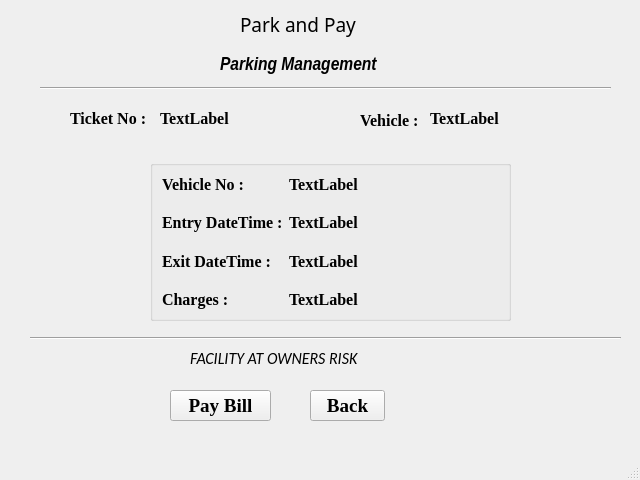
<?xml version="1.0" encoding="UTF-8"?>
<ui version="4.0">
 <class>MainWindow</class>
 <widget class="QMainWindow" name="MainWindow">
  <property name="geometry">
   <rect>
    <x>0</x>
    <y>0</y>
    <width>640</width>
    <height>480</height>
   </rect>
  </property>
  <property name="mouseTracking">
   <bool>false</bool>
  </property>
  <property name="windowTitle">
   <string>MainWindow</string>
  </property>
  <widget class="QWidget" name="centralwidget">
   <widget class="QLabel" name="label">
    <property name="geometry">
     <rect>
      <x>240</x>
      <y>9</y>
      <width>151</width>
      <height>31</height>
     </rect>
    </property>
    <property name="font">
     <font>
      <family>Arial Rounded MT Bold</family>
      <pointsize>14</pointsize>
     </font>
    </property>
    <property name="text">
     <string>Park and Pay</string>
    </property>
   </widget>
   <widget class="QLabel" name="label_2">
    <property name="geometry">
     <rect>
      <x>220</x>
      <y>49</y>
      <width>191</width>
      <height>31</height>
     </rect>
    </property>
    <property name="font">
     <font>
      <family>Arial Narrow</family>
      <pointsize>14</pointsize>
      <weight>75</weight>
      <italic>true</italic>
      <bold>true</bold>
     </font>
    </property>
    <property name="text">
     <string>Parking Management</string>
    </property>
   </widget>
   <widget class="Line" name="line">
    <property name="geometry">
     <rect>
      <x>40</x>
      <y>80</y>
      <width>571</width>
      <height>16</height>
     </rect>
    </property>
    <property name="orientation">
     <enum>Qt::Horizontal</enum>
    </property>
   </widget>
   <widget class="QLabel" name="label_3">
    <property name="geometry">
     <rect>
      <x>70</x>
      <y>110</y>
      <width>81</width>
      <height>16</height>
     </rect>
    </property>
    <property name="font">
     <font>
      <family>Times New Roman</family>
      <pointsize>12</pointsize>
      <weight>75</weight>
      <bold>true</bold>
     </font>
    </property>
    <property name="text">
     <string>Ticket No :</string>
    </property>
   </widget>
   <widget class="QLabel" name="ticket_No">
    <property name="geometry">
     <rect>
      <x>160</x>
      <y>110</y>
      <width>121</width>
      <height>16</height>
     </rect>
    </property>
    <property name="font">
     <font>
      <family>Times New Roman</family>
      <pointsize>12</pointsize>
      <weight>75</weight>
      <bold>true</bold>
     </font>
    </property>
    <property name="text">
     <string>TextLabel</string>
    </property>
   </widget>
   <widget class="QLabel" name="label_4">
    <property name="geometry">
     <rect>
      <x>360</x>
      <y>110</y>
      <width>61</width>
      <height>20</height>
     </rect>
    </property>
    <property name="font">
     <font>
      <family>Times New Roman</family>
      <pointsize>12</pointsize>
      <weight>75</weight>
      <bold>true</bold>
     </font>
    </property>
    <property name="text">
     <string>Vehicle :</string>
    </property>
   </widget>
   <widget class="QLabel" name="vehicle_type">
    <property name="geometry">
     <rect>
      <x>430</x>
      <y>110</y>
      <width>111</width>
      <height>16</height>
     </rect>
    </property>
    <property name="font">
     <font>
      <family>Times New Roman</family>
      <pointsize>12</pointsize>
      <weight>75</weight>
      <bold>true</bold>
     </font>
    </property>
    <property name="text">
     <string>TextLabel</string>
    </property>
   </widget>
   <widget class="QGroupBox" name="formGroupBox">
    <property name="geometry">
     <rect>
      <x>150</x>
      <y>160</y>
      <width>361</width>
      <height>161</height>
     </rect>
    </property>
    <layout class="QFormLayout" name="formLayout">
     <property name="verticalSpacing">
      <number>20</number>
     </property>
     <item row="0" column="1">
      <widget class="QLabel" name="vehicle_no">
       <property name="font">
        <font>
         <family>Times New Roman</family>
         <pointsize>12</pointsize>
         <weight>75</weight>
         <bold>true</bold>
        </font>
       </property>
       <property name="text">
        <string>TextLabel</string>
       </property>
      </widget>
     </item>
     <item row="1" column="0">
      <widget class="QLabel" name="label_7">
       <property name="font">
        <font>
         <family>Times New Roman</family>
         <pointsize>12</pointsize>
         <weight>75</weight>
         <bold>true</bold>
        </font>
       </property>
       <property name="text">
        <string>Entry DateTime :</string>
       </property>
      </widget>
     </item>
     <item row="1" column="1">
      <widget class="QLabel" name="entry_dateTime">
       <property name="font">
        <font>
         <family>Times New Roman</family>
         <pointsize>12</pointsize>
         <weight>75</weight>
         <bold>true</bold>
        </font>
       </property>
       <property name="text">
        <string>TextLabel</string>
       </property>
      </widget>
     </item>
     <item row="2" column="0">
      <widget class="QLabel" name="label_8">
       <property name="font">
        <font>
         <family>Times New Roman</family>
         <pointsize>12</pointsize>
         <weight>75</weight>
         <bold>true</bold>
        </font>
       </property>
       <property name="text">
        <string>Exit DateTime :</string>
       </property>
      </widget>
     </item>
     <item row="2" column="1">
      <widget class="QLabel" name="exit_dateTime">
       <property name="font">
        <font>
         <family>Times New Roman</family>
         <pointsize>12</pointsize>
         <weight>75</weight>
         <bold>true</bold>
        </font>
       </property>
       <property name="text">
        <string>TextLabel</string>
       </property>
      </widget>
     </item>
     <item row="3" column="0">
      <widget class="QLabel" name="label_11">
       <property name="font">
        <font>
         <family>Times New Roman</family>
         <pointsize>12</pointsize>
         <weight>75</weight>
         <bold>true</bold>
        </font>
       </property>
       <property name="text">
        <string>Charges :</string>
       </property>
      </widget>
     </item>
     <item row="3" column="1">
      <widget class="QLabel" name="parking_charges">
       <property name="font">
        <font>
         <family>Times New Roman</family>
         <pointsize>12</pointsize>
         <weight>75</weight>
         <bold>true</bold>
        </font>
       </property>
       <property name="text">
        <string>TextLabel</string>
       </property>
      </widget>
     </item>
     <item row="0" column="0">
      <widget class="QLabel" name="label_5">
       <property name="font">
        <font>
         <family>Times New Roman</family>
         <pointsize>12</pointsize>
         <weight>75</weight>
         <bold>true</bold>
        </font>
       </property>
       <property name="text">
        <string>Vehicle No :</string>
       </property>
       <property name="alignment">
        <set>Qt::AlignLeading|Qt::AlignLeft|Qt::AlignVCenter</set>
       </property>
      </widget>
     </item>
    </layout>
   </widget>
   <widget class="Line" name="line_2">
    <property name="geometry">
     <rect>
      <x>30</x>
      <y>330</y>
      <width>591</width>
      <height>16</height>
     </rect>
    </property>
    <property name="orientation">
     <enum>Qt::Horizontal</enum>
    </property>
   </widget>
   <widget class="QLabel" name="label_13">
    <property name="geometry">
     <rect>
      <x>190</x>
      <y>350</y>
      <width>181</width>
      <height>16</height>
     </rect>
    </property>
    <property name="font">
     <font>
      <family>Calibri</family>
      <pointsize>12</pointsize>
      <italic>true</italic>
     </font>
    </property>
    <property name="text">
     <string>FACILITY AT OWNERS RISK</string>
    </property>
    <property name="alignment">
     <set>Qt::AlignJustify|Qt::AlignVCenter</set>
    </property>
   </widget>
   <widget class="QPushButton" name="btn_pay">
    <property name="geometry">
     <rect>
      <x>170</x>
      <y>390</y>
      <width>101</width>
      <height>31</height>
     </rect>
    </property>
    <property name="font">
     <font>
      <family>Times New Roman</family>
      <pointsize>14</pointsize>
      <weight>75</weight>
      <bold>true</bold>
     </font>
    </property>
    <property name="text">
     <string>Pay Bill</string>
    </property>
   </widget>
   <widget class="QPushButton" name="btn_back">
    <property name="geometry">
     <rect>
      <x>310</x>
      <y>390</y>
      <width>75</width>
      <height>31</height>
     </rect>
    </property>
    <property name="font">
     <font>
      <family>Times New Roman</family>
      <pointsize>14</pointsize>
      <weight>75</weight>
      <bold>true</bold>
     </font>
    </property>
    <property name="text">
     <string>Back</string>
    </property>
   </widget>
  </widget>
  <widget class="QMenuBar" name="menubar">
   <property name="geometry">
    <rect>
     <x>0</x>
     <y>0</y>
     <width>640</width>
     <height>21</height>
    </rect>
   </property>
  </widget>
  <widget class="QStatusBar" name="statusbar"/>
 </widget>
 <resources/>
 <connections/>
</ui>
